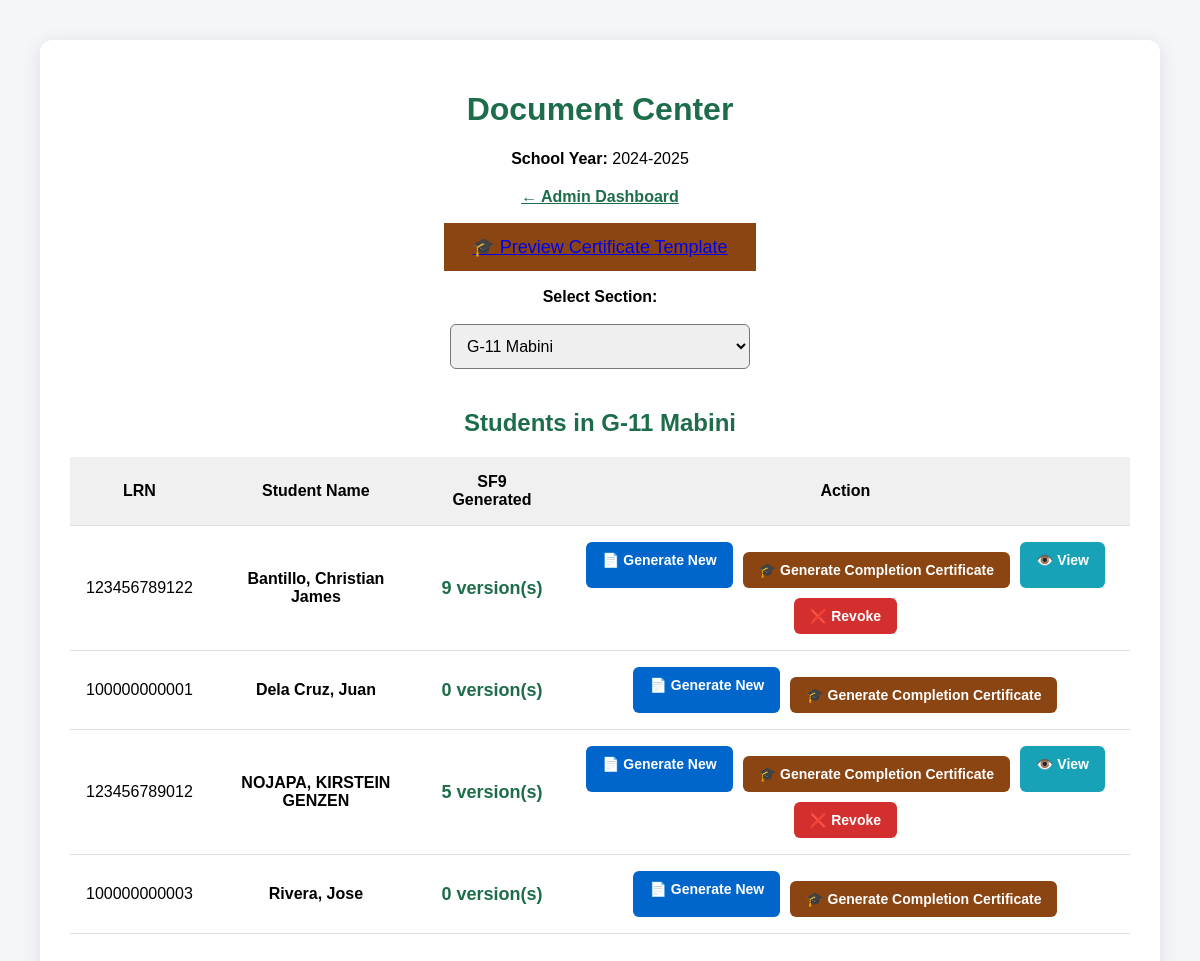
/pages/adviser/document_center.php (signed in), run on the app's committed database.
### tables this page shows
CREATE TABLE `school_years` (
  `school_year_id` int(11) NOT NULL,
  `school_id` int(11) NOT NULL,
  `year_label` varchar(20) DEFAULT NULL,
  `is_active` tinyint(1) DEFAULT 0
);

CREATE TABLE `sections` (
  `section_id` int(11) NOT NULL,
  `school_year_id` int(11) NOT NULL,
  `name` varchar(100) DEFAULT NULL,
  `created_by_teacher_id` int(11) NOT NULL,
  `adviser_teacher_id` int(11) DEFAULT NULL
);

CREATE TABLE `students` (
  `student_id` int(11) NOT NULL,
  `user_id` int(11) NOT NULL,
  `lrn` varchar(50) DEFAULT NULL,
  `first_name` varchar(100) DEFAULT NULL,
  `last_name` varchar(100) DEFAULT NULL,
  `birthdate` date DEFAULT NULL,
  `address` text DEFAULT NULL,
  `status` enum('active','graduated','archived','dropped') DEFAULT 'active'
);

### includes/auth.php (called while the page is built, shortened)
<?php
require_once __DIR__ . '/../config/database.php';
$stmt = $pdo->prepare("
    SELECT
        u.user_id,
        u.email,
        u.role,
        u.school_id,
        u.is_active,
        s.school_name,
        -- Teacher fields
        t.teacher_id,
        t.first_name AS teacher_first_name,
        t.last_name AS teacher_last_name,
        -- Student fields
        st.student_id,
        st.first_name AS student_first_name,
        st.last_name AS student_last_name,
        st.lrn,
        st.status AS student_status
    FROM users u
    JOIN schools s ON u.school_id = s.school_id
    LEFT JOIN teachers t ON u.user_id = t.user_id
    LEFT JOIN students st ON u.user_id = st.user_id
    WHERE u.user_id = ?
");
$stmt->execute([$_SESSION['user_id']]);
$current_user = $stmt->fetch();

### pages/adviser/document_center.php (the view, shortened to what this page needs)
<?php
require_once '../../includes/auth.php';
$stmt = $pdo->prepare("SELECT school_year_id, year_label FROM school_years WHERE is_active = TRUE");
$stmt->execute();
$active_year = $stmt->fetch();
$sections_where = $current_user['role'] === 'ADMIN'
    ? "sy.is_active = TRUE"
    : "sec.adviser_teacher_id = ? AND sy.is_active = TRUE";
$params = $current_user['role'] === 'ADMIN' ? [] : [$current_user['teacher_id']];
$stmt = $pdo->prepare("
    SELECT sec.section_id, sec.name AS section_name
    FROM sections sec
    JOIN school_years sy ON sec.school_year_id = sy.school_year_id
    WHERE $sections_where
    ORDER BY sec.name
");
$stmt->execute($params);
$advised_sections = $stmt->fetchAll();
$selected_section_id = (int)($_GET['section_id'] ?? ($advised_sections[0]['section_id'] ?? 0));
$students = [];
if ($selected_section_id > 0) {
    $stmt = $pdo->prepare("
        SELECT DISTINCT
            s.student_id,
            s.lrn,
            s.first_name,
            s.last_name,
            (SELECT COUNT(*) FROM documents d
             WHERE d.student_id = s.student_id
               AND d.document_type = 'SF9'
               AND d.is_active = TRUE) AS sf9_count
        FROM students s
        JOIN enrollments e ON s.student_id = e.student_id
        JOIN section_subjects ss ON e.section_subject_id = ss.section_subject_id
        WHERE ss.section_id = ?
        ORDER BY s.last_name, s.first_name
    ");
    $stmt->execute([$selected_section_id]);
    $students = $stmt->fetchAll();
}
?>
<!DOCTYPE html>
<html lang="en">
<head>
</head>
<body>
    <div class="container">
        <h1>Document Center</h1>
        <p style="text-align:center;"><strong>School Year:</strong> <?= htmlspecialchars($active_year['year_label']) ?></p>
        <div class="back">
            <?php if ($current_user['role'] === 'ADMIN'): ?>
                <a href="../admin/dashboard.php">← Admin Dashboard</a>
            <?php else: ?>
                <a href="../teacher/dashboard.php">← Teacher Dashboard</a>
            <?php endif; ?>
        </div>
        <div style="text-align:center; margin:30px 0;">
            <a href="preview_certificate.php"
                class="btn"
                style="background:#8b4513; padding:14px 28px; font-size:18px;"
                target="_blank">
                🎓 Preview Certificate Template
            </a>
        </div>
        <div class="section-selector">
            <label><strong>Select Section:</strong></label><br><br>
            <select onchange="if(this.value) window.location='document_center.php?section_id='+this.value">
                <?php foreach ($advised_sections as $sec): ?>
                    <option value="<?= $sec['section_id'] ?>" <?= $selected_section_id == $sec['section_id'] ? 'selected' : '' ?>>
                        <?= htmlspecialchars($sec['section_name']) ?>
                    </option>
                <?php endforeach; ?>
            </select>
        </div>
        <?php if ($selected_section_id <= 0): ?>
            <p class="no-students">Please select a section to view students.</p>
        <?php elseif (empty($students)): ?>
            <p class="no-students">No students enrolled in this section yet.</p>
        <?php else: ?>
            <?php
            $section_name = '';
            foreach ($advised_sections as $sec) {
                if ($sec['section_id'] == $selected_section_id) {
                    $section_name = $sec['section_name'];
                    break;
                }
            }
            ?>
            <h2 style="text-align:center; color:#1e6d4a; margin:40px 0 20px;">Students in <?= htmlspecialchars($section_name) ?></h2>
            <table>
                <thead>
                    <tr>
                        <th>LRN</th>
                        <th>Student Name</th>
                        <th>SF9 Generated</th>
                        <th>Action</th>
                    </tr>
                </thead>
                <tbody>
                    <?php foreach ($students as $stu): ?>
                        <tr>
                            <td><?= htmlspecialchars($stu['lrn']) ?></td>
                            <td><strong><?= htmlspecialchars($stu['last_name'] . ', ' . $stu['first_name']) ?></strong></td>
                            <td class="version-count"><?= (int)$stu['sf9_count'] ?> version(s)</td>
                            <td style="display: flex; gap: 10px; justify-content: center; flex-wrap: wrap;">
                                <a href="generate_sf9.php?student_id=<?= $stu['student_id'] ?>"
                                    class="btn-generate"
                                    title="Generate new version">
                                    📄 Generate New
                                </a>
                                <a href="generate_certificate.php?student_id=<?= $stu['student_id'] ?>"
                                    class="btn-generate" style="background:#8b4513; margin-top:10px;">
                                    🎓 Generate Completion Certificate
                                </a>
                                <?php if ((int)$stu['sf9_count'] > 0): ?>
                                    <?php
                                    $stmt = $pdo->prepare("
                                        SELECT document_id
                                        FROM documents
                                        WHERE student_id = ? AND document_type = 'SF9' AND is_active = TRUE
                                        ORDER BY version DESC LIMIT 1
                                    ");
                                    $stmt->execute([$stu['student_id']]);
                                    $latest = $stmt->fetch();
                                    ?>
                                    <a href="view_document.php?doc_id=<?= $latest['document_id'] ?>"
                                        class="btn-generate" style="background:#17a2b8;"
                                        title="View clean version"
                                        target="_blank">
                                        👁️ View
                                    </a>
                                    <a href="revoke_sf9.php?doc_id=<?= $latest['document_id'] ?>&student_id=<?= $stu['student_id'] ?>"
                                        class="btn-generate" style="background:#d32f2f;"
                                        title="Revoke current version"
                                        onclick="return confirm('Revoke this SF9? It will be archived and you can generate a corrected version.')">
                                        ❌ Revoke
                                    </a>
                                <?php endif; ?>
                            </td>
                        </tr>
                    <?php endforeach; ?>
                </tbody>
            </table>
        <?php endif; ?>
    </div>
</body>
</html>

### pages/adviser/document_center.php (style rules this page uses)
body { font-family: Arial, sans-serif; margin: 40px; background: #f4f6f9; }
.container { max-width: 1200px; margin: auto; background: white; padding: 30px; border-radius: 12px; box-shadow: 0 4px 20px rgba(0, 0, 0, 0.1); }
h1 { color: #1e6d4a; text-align: center; }
.back { margin: 20px 0; text-align: center; }
.back a { color: #1e6d4a; font-weight: bold; }
.section-selector { margin: 30px 0; text-align: center; }
select { padding: 12px; font-size: 16px; border-radius: 6px; min-width: 300px; }
table { width: 100%; border-collapse: collapse; margin: 20px 0; }
th, td { padding: 16px; text-align: center; border-bottom: 1px solid #ddd; }
th { background: #f0f0f0; font-weight: bold; }
.btn-generate { background: #0066cc; color: white; padding: 12px 24px; text-decoration: none; border-radius: 6px; font-size: 15px; font-weight: bold; }
.version-count { font-weight: bold; color: #1e6d4a; font-size: 18px; }
td a.btn-generate { white-space: nowrap; font-size: 14px; padding: 10px 16px; }

### data on the page
school_years: year_label "2024-2025"
sections: name "G-11 Mabini"
students: lrn "123456789122", last_name+first_name "Bantillo, Christian James", sf9_count "9"
students: lrn "100000000001", last_name+first_name "Dela Cruz, Juan", sf9_count "0"
students: lrn "123456789012", last_name+first_name "NOJAPA, KIRSTEIN GENZEN", sf9_count "5"
students: lrn "100000000003", last_name+first_name "Rivera, Jose", sf9_count "0"

### other printed values
form field value "G-11 Mabini"
